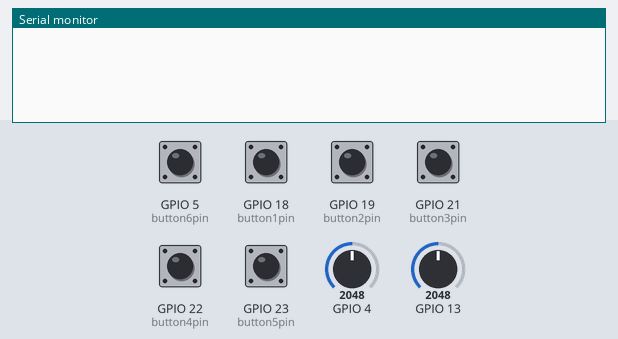
This sketch was run on a simulated ESP32. Shown: the last lines printed to the serial monitor. The test bench sets the inputs (shaded band); at power-on: GPIO 5 (button6pin), GPIO 18 (button1pin), GPIO 19 (button2pin), GPIO 21 (button3pin), GPIO 22 (button4pin), GPIO 23 (button5pin) LOW, GPIO 4 = 2048, GPIO 13 = 2048. Nothing arrives over Bluetooth unless stated.

Above: at 1.2 s.
1.3 s: GPIO 4 set to 2210
At 2.3 s:
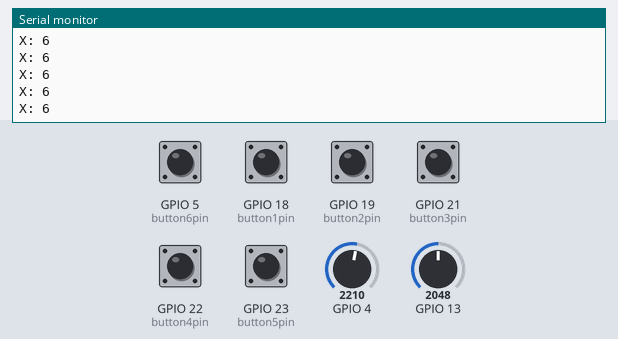
3.2 s: GPIO 13 set to 2194
At 3.9 s:
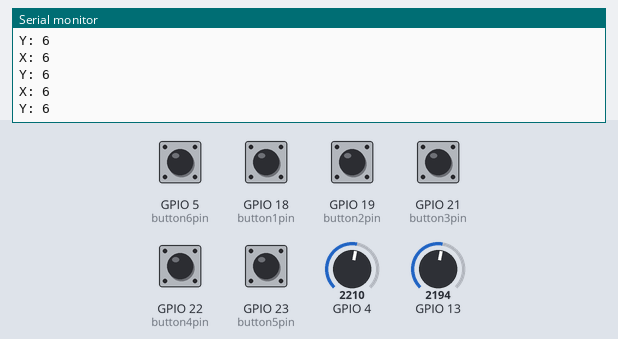

The sketch:

esp32.ino
```cpp
#include "BluetoothSerial.h"
#include "esp_bt_device.h"

#if !defined(CONFIG_BT_ENABLED) || !defined(CONFIG_BLUEDROID_ENABLED)
#error Bluetooth is not enabled! Please run `make menuconfig` to and enable it
#endif

BluetoothSerial SerialBT;

//===== BUTTONS DEF=====
const int button1pin = 18; //button 1 pin
const int button2pin = 19; //button 2 pin
const int button3pin = 21; //button 3 pin
const int button4pin = 22;
const int button5pin = 23;
const int button6pin = 5;
//followings are for debounce
int button1state;
int button2state;
int button3state;
int button4state;
int button5state;
int button6state;
int lastbutton1state = LOW;
int lastbutton2state = LOW;
int lastbutton3state = LOW;
int lastbutton4state = LOW;
int lastbutton5state = LOW;
int lastbutton6state = LOW;
unsigned long lastbutton1DebounceTime = 0;
unsigned long lastbutton2DebounceTime = 0;
unsigned long lastbutton3DebounceTime = 0;
unsigned long lastbutton4DebounceTime = 0;
unsigned long lastbutton5DebounceTime = 0;
unsigned long lastbutton6DebounceTime = 0;
unsigned long debounceDelay = 25;
////===== BUTTONS DEF END=====

//===== JOYSTICK DEF =====
const int xAxis = 4;         // joystick X axis
const int yAxis = 13;         // joystick Y axis
// parameters for reading the joystick:
int range = 30;               // output range of X or Y movement
int responseDelay = 25;        // response delay of the mouse, in ms
int threshold = 5;    // resting threshold
int xCenter = 58;     // resting position value
int yCenter = 58;

int xMoved;
int yMoved;
//===== JOYSTICK DEF END =====

void setup() {
  Serial.begin(115200);
  SerialBT.begin("INNOSPORT_controller"); //Bluetooth device name

  Serial.println();
  pinMode(button1pin, INPUT);
  pinMode(button2pin, INPUT);
  pinMode(button3pin, INPUT);
//
//  calibrateAxis();
}

void loop() {
  bool sent = false;
  //========== button 1 trigger ==========
  int button1reading = digitalRead(button1pin);
  if (button1reading != lastbutton1state) {
    lastbutton1DebounceTime = millis();
  }
  if ((millis() - lastbutton1DebounceTime) > debounceDelay) {
    if (button1reading != button1state) {
      button1state = button1reading;
      if (button1state == HIGH) {
        Serial.println("Button 1");
        delay(1);
        SerialBT.print("A*");
        sent = true;
      }
//      else if (button1state == LOW) {
//        Serial.println("-Button 1");
//        delay(1);
//        SerialBT.print("-A*");
//      }
    }
  }
  lastbutton1state = button1reading;
  //========== button 1 trigger END ==========

  //========== button 2 trigger ==========
  int button2reading = digitalRead(button2pin);
  if (button2reading != lastbutton2state) {
    lastbutton2DebounceTime = millis();
  }
  if ((millis() - lastbutton2DebounceTime) > debounceDelay) {
    if (button2reading != button2state) {
      button2state = button2reading;
      if (button2state == HIGH) {
        Serial.println("Button 2");
        delay(1);
        SerialBT.print("B*");
        sent = true;
      }
//      else if (button2state == LOW) {
//        Serial.println("-Button 2");
//        delay(1);
//        SerialBT.print("-B*");
//      }
    }
  }
  lastbutton2state = button2reading;
  //========== button 2 trigger END ==========

  //========== button 3 trigger ==========
  int button3reading = digitalRead(button3pin);
  if (button3reading != lastbutton3state) {
    lastbutton3DebounceTime = millis();
  }
  if ((millis() - lastbutton3DebounceTime) > debounceDelay) {
    if (button3reading != button3state) {
      button3state = button3reading;
      if (button3state == HIGH) {
        Serial.println("Button 3");
        delay(1);
        SerialBT.print("C*");
        sent = true;
      }
//      else if (button3state == LOW) {
//        Serial.println("-Button 3");
//        delay(1);
//        SerialBT.print("-C*");
//      }
    }
  }
  lastbutton3state = button3reading;
  //========== button 3 trigger END ==========

  //========== button 4 trigger ==========
  int button4reading = digitalRead(button4pin);
  if (button4reading != lastbutton4state) {
    lastbutton4DebounceTime = millis();
  }
  if ((millis() - lastbutton4DebounceTime) > debounceDelay) {
    if (button4reading != button4state) {
      button4state = button4reading;
      if (button4state == HIGH) {
        Serial.println("Button 4");
        delay(1);
        SerialBT.print("D*");
        sent = true;
      }
//      else if (button4state == LOW) {
//        Serial.println("-Button 4");
//        delay(1);
//        SerialBT.print("-D*");
//      }
    }
  }
  lastbutton4state = button4reading;
  //========== button 4 trigger END ==========

  //========== button 5 trigger ==========
  int button5reading = digitalRead(button5pin);
  if (button5reading != lastbutton5state) {
    lastbutton5DebounceTime = millis();
  }
  if ((millis() - lastbutton5DebounceTime) > debounceDelay) {
    if (button5reading != button5state) {
      button5state = button5reading;
      if (button5state == HIGH) {
        Serial.println("Button 5");
        delay(1);
        SerialBT.print("E*");
        sent = true;
      }
//      else if (button5state == LOW) {
//        Serial.println("-Button 5");
//        delay(1);
//        SerialBT.print("-E*");
//      }
    }
  }
  lastbutton5state = button5reading;
  //========== button 5 trigger END ==========

  //========== button 6 trigger ==========
  int button6reading = digitalRead(button6pin);
  if (button6reading != lastbutton6state) {
    lastbutton6DebounceTime = millis();
  }
  if ((millis() - lastbutton6DebounceTime) > debounceDelay) {
    if (button6reading != button6state) {
      button6state = button6reading;
      if (button6state == HIGH) {
        Serial.println("Button 6");
        delay(1);
        SerialBT.print("F*");
        sent = true;
      }
//      else if (button6state == LOW) {
//        Serial.println("-Button 6");
//        delay(1);
//        SerialBT.print("-F*");
//      }
    }
  }
  lastbutton6state = button6reading;
  //========== button 6 trigger END ==========

  //========== JOYSTICK ==========
  int xReading = readAxis(xAxis);
  int yReading = readAxis(yAxis);
  if (xReading != 0) {
    Serial.print("X: ");
    Serial.println(xReading);
    delay(1);
    SerialBT.print("X:" + String(xReading) + "*");
    sent = true;
  }
  if (yReading != 0) {
    Serial.print("Y: ");
    Serial.println(yReading);
    delay(3);
    SerialBT.print("Y:" + String(yReading) + "*");
    sent = true;
  }
  if (sent == false) {
    delay(1);
    SerialBT.print("NULL*");
  }
  delay(responseDelay);
  //========== JOYSTICK END ==========
}

//void calibrateAxis() {
//  int xValue = 0;
//  int yValue = 0;
//  for (int i = 0; i < 10; i++){
//    xValue += analogRead(xAxis);
//    yValue += analogRead(yAxis);
//  }
//  xCenter = xValue / 10;
//  yCenter = yValue / 10;
//}

int readAxis(int thisAxis) {
  int reading = analogRead(thisAxis);
  reading = map(reading, 0, 1023, 0, range);

  int distance;
  if (thisAxis == xAxis) {
    distance = reading - xCenter;
  }
  else {
    distance = reading - yCenter;
  }
  if (abs(distance) < threshold) {
    distance = 0;
  }
  return distance;
}
```

Measured:
- the behaviour switches between 2148 and 2149 on GPIO 4 (found by bisection; images 0 and 1)
- the behaviour switches between 2148 and 2149 on GPIO 13 (found by bisection; images 1 and 2)
- after the input at 1.3 s, the serial monitor: prints a new line at once (image 1)
- after the input at 3.2 s, the serial monitor: prints a new line at once (image 2)
